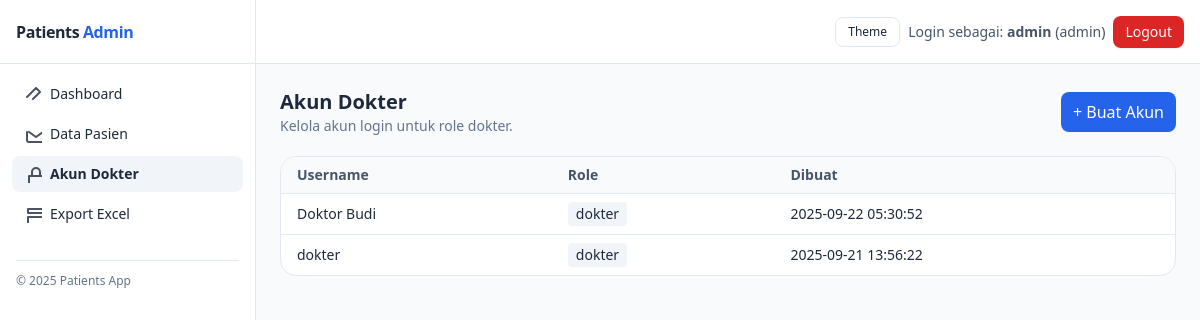
The app's page /users (signed in) with its own data.
### app/models.py (models this page shows)
class User(Base):
    __tablename__ = "users"
    id = Column(Integer, primary_key=True, index=True)
    username = Column(String(50), unique=True, index=True, nullable=False)
    password_hash = Column(String(255), nullable=False)
    role = Column(String(20), nullable=False, default="admin")  # 'dokter' or 'admin'
    created_at = Column(DateTime(timezone=True), server_default=func.now())

### app/routers/users.py (the view)
@router.get("", response_class=HTMLResponse)
def list_doctors(
    request: Request,
    db: Session = Depends(get_db),
    admin: User = Depends(require_role("admin")),
):
    from ..templates_engine import templates
    try:
        doctors = db.query(User).filter(User.role == "dokter").order_by(User.created_at.desc()).all()
    except SQLAlchemyError:
        doctors = []
    created = request.query_params.get("created") == "1"
    return templates.TemplateResponse(
        "users_list.html",
        {"request": request, "user": admin, "doctors": doctors, "created": created},
    )

### app/templates/users_list.html (shortened to what this page needs)
{% extends "base.html" %}
{% block content %}
<div class="flex items-center justify-between mb-5">
  <div>
    <h1 class="text-xl font-semibold">Akun Dokter</h1>
    <p class="text-sm text-slate-500 dark:text-slate-400">Kelola akun login untuk role dokter.</p>
  </div>
  <div class="flex gap-2">
    <a href="/users/new" class="px-3 py-2 rounded-lg bg-primary-600 text-white hover:bg-primary-700">+ Buat Akun</a>
  </div>
</div>
<div class="rounded-2xl border border-slate-200 dark:border-slate-700 bg-white dark:bg-slate-800 overflow-x-auto">
  <table class="min-w-full text-sm">
    <thead class="bg-slate-50 dark:bg-slate-900/50">
      <tr class="text-left text-slate-600 dark:text-slate-300">
        <th class="px-4 py-2">Username</th>
        <th class="px-4 py-2">Role</th>
        <th class="px-4 py-2">Dibuat</th>
      </tr>
    </thead>
    <tbody>
      {% for u in doctors %}
      <tr class="border-t border-slate-200 dark:border-slate-700">
        <td class="px-4 py-2">{{ u.username }}</td>
        <td class="px-4 py-2"><span class="inline-flex px-2 py-0.5 rounded bg-slate-100 dark:bg-slate-700">dokter</span></td>
        <td class="px-4 py-2">{{ u.created_at }}</td>
      </tr>
      {% else %}
      <tr>
        <td colspan="3" class="px-4 py-6 text-center text-slate-500">Belum ada akun dokter.</td>
      </tr>
      {% endfor %}
    </tbody>
  </table>
</div>
{% endblock %}

### app/templates/base.html (shortened to what this page needs)
<!DOCTYPE html>
<html lang="id" class="h-full">
<head>
  <script src="https://cdn.tailwindcss.com"></script>
</head>
<body class="h-full bg-slate-50 text-slate-800 dark:bg-slate-900 dark:text-slate-100">
  {% set _user = user if (user is defined) else None %}
  {% set path = request.url.path if (request is defined) else '' %}
  {% if _user %}
  <div class="flex h-full">
    <aside id="sidebar"
           class="fixed z-40 inset-y-0 left-0 w-64 transform transition-transform duration-200 ease-in-out
                  bg-white/95 dark:bg-slate-800/90 backdrop-blur border-r border-slate-200 dark:border-slate-700
                  translate-x-0 md:translate-x-0 -translate-x-full md:static md:inset-auto md:transform-none">
      <div class="flex items-center h-16 px-4 border-b border-slate-200 dark:border-slate-700">
        <a href="/dashboard" class="font-semibold tracking-tight">
          Patients <span class="text-primary-600">Admin</span>
        </a>
      </div>
      <nav class="p-3 space-y-1 text-sm">
        <a href="/dashboard"
           class="flex items-center gap-2 px-3 py-2 rounded-lg hover:bg-slate-100 dark:hover:bg-slate-700 {{ 'bg-slate-100 dark:bg-slate-700 font-semibold' if path.startswith('/dashboard') else '' }}">
          <svg width="18" height="18" fill="none" stroke="currentColor" class="opacity-80"><path stroke-linecap="round" stroke-linejoin="round" stroke-width="2" d="M3 12l2-2m0 0l7-7 4 4-7 7m-6 6h18"/></svg>
          Dashboard
        </a>
        <a href="/patients"
           class="flex items-center gap-2 px-3 py-2 rounded-lg hover:bg-slate-100 dark:hover:bg-slate-700 {{ 'bg-slate-100 dark:bg-slate-700 font-semibold' if path.startswith('/patients') else '' }}">
          <svg width="18" height="18" fill="none" stroke="currentColor" class="opacity-80"><path stroke-linecap="round" stroke-linejoin="round" stroke-width="2" d="M19 7l-7 5-7-5m14 10H5a2 2 0 01-2-2V7"/></svg>
          Data Pasien
        </a>
        {% if _user.role == 'admin' %}
        <a href="/users"
          class="flex items-center gap-2 px-3 py-2 rounded-lg hover:bg-slate-100 dark:hover:bg-slate-700 {{ 'bg-slate-100 dark:bg-slate-700 font-semibold' if path.startswith('/users') else '' }}">
          <svg width="18" height="18" fill="none" stroke="currentColor" class="opacity-80">
            <path stroke-linecap="round" stroke-linejoin="round" stroke-width="2" d="M16 11V7a4 4 0 10-8 0v4M5 11h14v9H5z"/>
          </svg>
          Akun Dokter
        </a>
        {% endif %}
        <a href="/export.xlsx"
           class="flex items-center gap-2 px-3 py-2 rounded-lg hover:bg-slate-100 dark:hover:bg-slate-700">
          <svg width="18" height="18" fill="none" stroke="currentColor" class="opacity-80"><path stroke-linecap="round" stroke-linejoin="round" stroke-width="2" d="M4 4h16v4H4zM4 12h16v8H4z"/></svg>
          Export Excel
        </a>
      </nav>
      <div class="mt-auto p-4 text-xs text-slate-500 dark:text-slate-400">
        <div class="border-t pt-3 border-slate-200 dark:border-slate-700">
          &copy; <span id="year"></span> Patients App
        </div>
      </div>
    </aside>
    <div class="flex-1 flex flex-col">
      <header class="h-16 bg-white/95 dark:bg-slate-800/90 backdrop-blur border-b border-slate-200 dark:border-slate-700 flex items-center px-4 gap-2">
        <div class="ml-auto flex items-center gap-2">
          <button type="button" class="inline-flex items-center gap-2 text-xs px-3 py-1.5 rounded-lg border border-slate-200 dark:border-slate-700" onclick="toggleTheme()">Theme</button>
          <div class="text-sm text-slate-600 dark:text-slate-300">
            Login sebagai: <b>{{ _user.username }}</b> ({{ _user.role }})
          </div>
          <a href="/logout" class="inline-flex items-center gap-2 text-sm font-medium px-3 py-1.5 rounded-lg bg-red-600 text-white hover:bg-red-700 active:bg-red-800 focus:outline-none focus:ring-2 focus:ring-red-500/50 transition shadow-sm">Logout</a>
        </div>
      </header>
  {% endif %}
  <main class="{% if _user %}p-4 md:p-6{% else %}min-h-full flex items-center justify-center p-6{% endif %}">
    <div class="{% if _user %}max-w-6xl mx-auto w-full{% else %}w-full max-w-lg{% endif %}">
      {% block content %}{% endblock %}
    </div>
  </main>
  {% if _user %}
    </div>
  </div>
  {% endif %}
</body>
</html>

### app/templates/base.html (style rules this page uses)
html, body { height: 100%; }

### records on screen
User: username "admin", role "admin"
User: username "Doktor Budi", created_at "2025-09-22 05:30:52"
User: username "dokter", created_at "2025-09-21 13:56:22"
